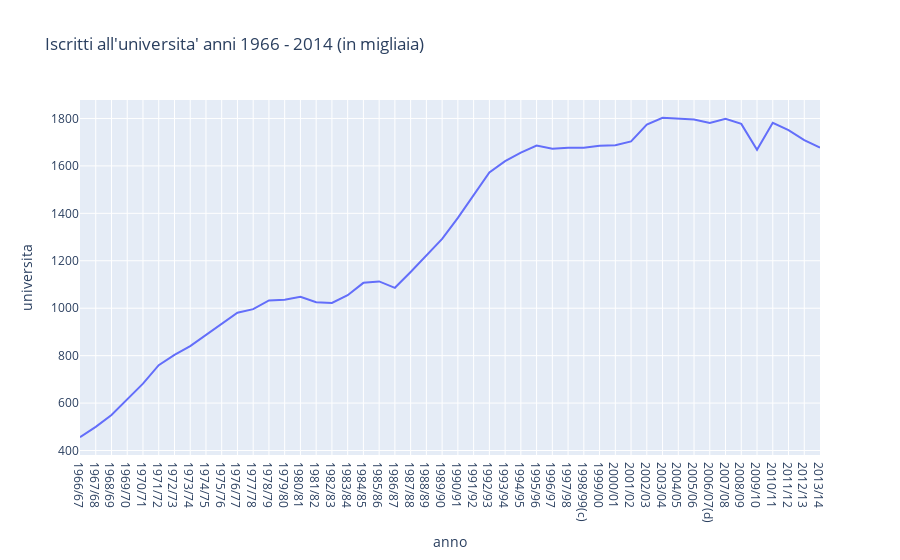

Here is the notebook cell this chart was saved with:
### Code cell
fig = px.line(df1, x = 'anno', y = 'universita', title='Iscritti all\'universita\' anni 1966 - 2014 (in migliaia)')
fig.show()

### Figure 1 — Plotly figure (JSON) as saved in the notebook; plotly's stock layout.template omitted (floating-point values rounded to 4 significant figures)
{"data": [{"hoverlabel": {"namelength": 0}, "hovertemplate": "anno=%{x}<br>universita=%{y}", "legendgroup": "", "line": {"color": "#636efa", "dash": "solid"}, "mode": "lines", "name": "", "showlegend": false, "type": "scatter", "x": ["1966/67", "1967/68", "1968/69", "1969/70", "1970/71", "1971/72", "1972/73", "1973/74", "1974/75", "1975/76", "1976/77", "1977/78", "1978/79", "1979/80", "1980/81", "1981/82", "1982/83", "1983/84", "1984/85", "1985/86", "1986/87", "1987/88", "1988/89", "1989/90", "1990/91", "1991/92", "1992/93", "1993/94", "1994/95", "1995/96", "1996/97", "1997/98", "1998/99(c)", "1999/00", "2000/01", "2001/02", "2002/03", "2003/04", "2004/05", "2005/06", "2006/07(d)", "2007/08", "2008/09", "2009/10", "2010/11", "2011/12", "2012/13", "2013/14"], "xaxis": "x", "y": [456, 500, 550, 617, 682, 760, 803, 840, 887, 936, 981, 996, 1033, 1036, 1048, 1025, 1022, 1055, 1107, 1113, 1086, 1153, 1223, 1292, 1381, 1475, 1572, 1620, 1656, 1686, 1672, 1677, 1677, 1685, 1687, 1703, 1774, 1803, 1800, 1796, 1781, 1799, 1777, 1668, 1782, 1751, 1709, 1677], "yaxis": "y"}], "layout": {"legend": {"tracegroupgap": 0}, "title": {"text": "Iscritti all'universita' anni 1966 - 2014 (in migliaia)"}, "xaxis": {"anchor": "y", "domain": [0, 1], "title": {"text": "anno"}}, "yaxis": {"anchor": "x", "domain": [0, 1], "title": {"text": "universita"}}}}
